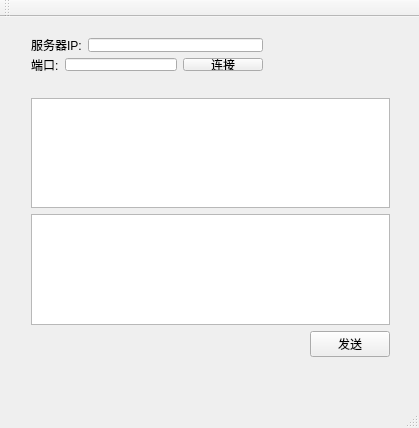
<?xml version="1.0" encoding="UTF-8"?>
<ui version="4.0">
 <class>ClientClass</class>
 <widget class="QMainWindow" name="ClientClass">
  <property name="geometry">
   <rect>
    <x>0</x>
    <y>0</y>
    <width>419</width>
    <height>428</height>
   </rect>
  </property>
  <property name="windowTitle">
   <string>Client</string>
  </property>
  <widget class="QWidget" name="centralWidget">
   <widget class="QWidget" name="widget" native="true">
    <property name="geometry">
     <rect>
      <x>0</x>
      <y>0</y>
      <width>411</width>
      <height>371</height>
     </rect>
    </property>
    <widget class="QWidget" name="">
     <property name="geometry">
      <rect>
       <x>20</x>
       <y>10</y>
       <width>254</width>
       <height>55</height>
      </rect>
     </property>
     <layout class="QVBoxLayout" name="verticalLayout">
      <item>
       <layout class="QHBoxLayout" name="horizontalLayout">
        <item>
         <widget class="QLabel" name="label">
          <property name="text">
           <string>服务器IP:</string>
          </property>
         </widget>
        </item>
        <item>
         <widget class="QLineEdit" name="lineEdit"/>
        </item>
       </layout>
      </item>
      <item>
       <layout class="QHBoxLayout" name="horizontalLayout_2">
        <item>
         <widget class="QLabel" name="label_2">
          <property name="text">
           <string>端口:</string>
          </property>
         </widget>
        </item>
        <item>
         <widget class="QLineEdit" name="lineEdit_2"/>
        </item>
        <item>
         <widget class="QPushButton" name="pushButton">
          <property name="text">
           <string>连接</string>
          </property>
         </widget>
        </item>
       </layout>
      </item>
     </layout>
    </widget>
    <widget class="QWidget" name="">
     <property name="geometry">
      <rect>
       <x>20</x>
       <y>70</y>
       <width>381</width>
       <height>281</height>
      </rect>
     </property>
     <layout class="QVBoxLayout" name="verticalLayout_2">
      <item>
       <widget class="QTextEdit" name="textEdit"/>
      </item>
      <item>
       <widget class="QTextEdit" name="textEdit_2"/>
      </item>
      <item>
       <layout class="QHBoxLayout" name="horizontalLayout_3">
        <item>
         <spacer name="horizontalSpacer">
          <property name="orientation">
           <enum>Qt::Horizontal</enum>
          </property>
          <property name="sizeHint" stdset="0">
           <size>
            <width>40</width>
            <height>20</height>
           </size>
          </property>
         </spacer>
        </item>
        <item>
         <widget class="QPushButton" name="pushButton_2">
          <property name="text">
           <string>发送</string>
          </property>
         </widget>
        </item>
       </layout>
      </item>
     </layout>
    </widget>
    <zorder>label_2</zorder>
    <zorder>lineEdit_2</zorder>
    <zorder>pushButton</zorder>
    <zorder>textEdit</zorder>
    <zorder>textEdit_2</zorder>
    <zorder>horizontalLayoutWidget</zorder>
    <zorder>textEdit_2</zorder>
    <zorder>textEdit_2</zorder>
    <zorder>textEdit</zorder>
    <zorder>horizontalSpacer</zorder>
    <zorder>pushButton_2</zorder>
   </widget>
  </widget>
  <widget class="QMenuBar" name="menuBar">
   <property name="geometry">
    <rect>
     <x>0</x>
     <y>0</y>
     <width>419</width>
     <height>23</height>
    </rect>
   </property>
  </widget>
  <widget class="QToolBar" name="mainToolBar">
   <attribute name="toolBarArea">
    <enum>TopToolBarArea</enum>
   </attribute>
   <attribute name="toolBarBreak">
    <bool>false</bool>
   </attribute>
  </widget>
  <widget class="QStatusBar" name="statusBar"/>
 </widget>
 <layoutdefault spacing="6" margin="11"/>
 <resources>
  <include location="client.qrc"/>
 </resources>
 <connections/>
</ui>
